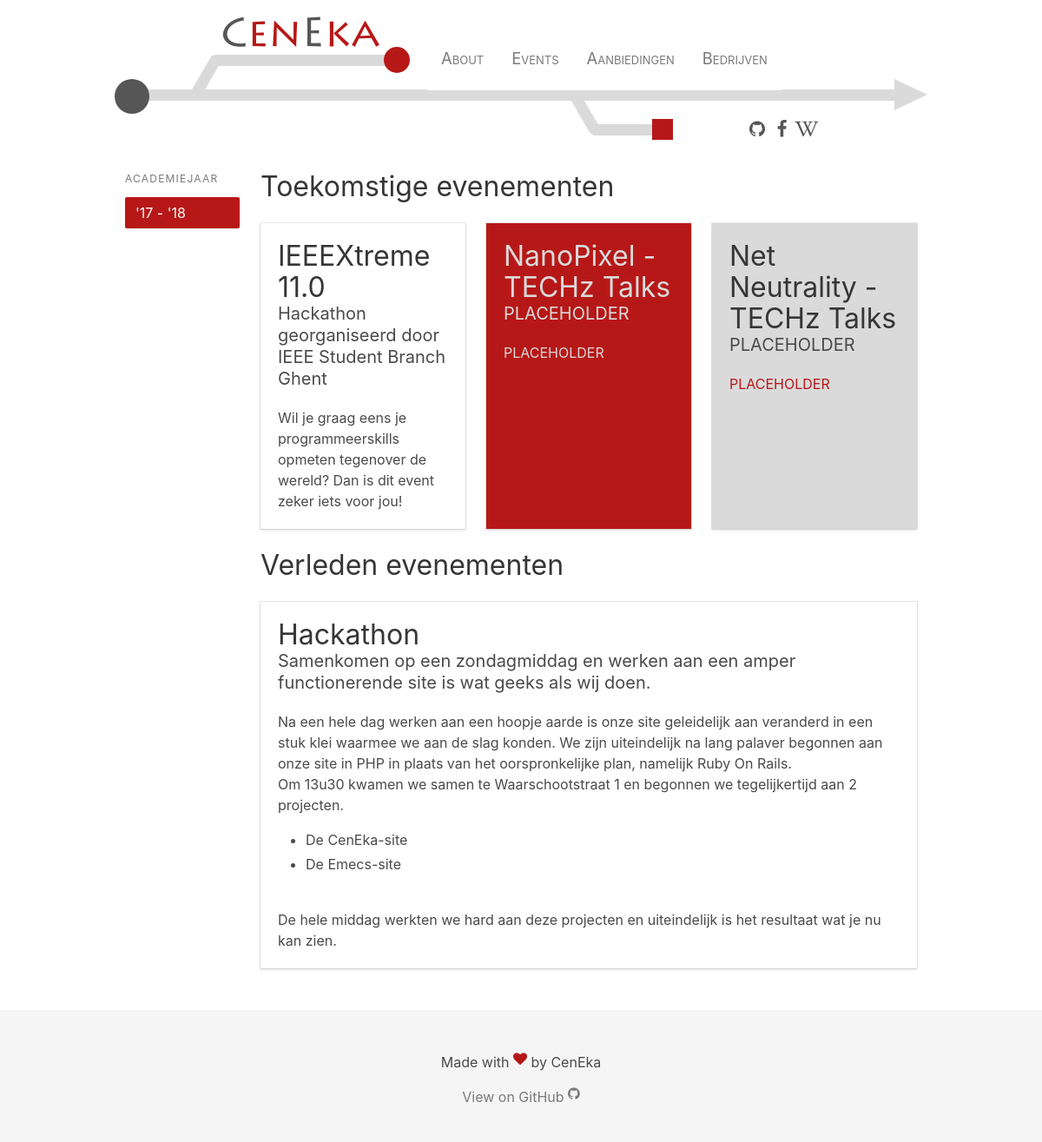
Screenshot of /events/ with the database file from the repository.
### tables this page shows
CREATE TABLE "events" (
	`id`	INTEGER UNIQUE,
	`name`	TEXT,
	`shortName`	TEXT,
	`description`	TEXT,
	`teaser`	TEXT,
	`info`	TEXT,
	`startTime`	TEXT,
	`endTime`	TEXT,
	`images`	TEXT,
	`location`	TEXT,
	`locationUrl`	TEXT,
	`facebookUrl`	TEXT,
	`longDescription`	TEXT,
	PRIMARY KEY(`id`)
);

### index.php (called while the page is built, shortened)
<?php
$path = ltrim($_SERVER['REQUEST_URI'], '/');
$path = rtrim($path, '/');
$elements = explode('/', $path);
if (empty($elements[0])) {
    include 'views/home.php';
} else if (sizeof($elements) == 1) {
    switch (array_shift($elements)) {
        case 'events':
            include 'views/events.php';
            break;
    }
} else if (sizeof($elements) == 2) {
    switch (array_shift($elements)) {
        case 'events':
            go_to_event($elements);
            break;
        default:
            $descriptor = "404 Not Found";
            header('HTTP/1.1 404 Not Found');
            include 'views/404.php';
    }
} else {
    $descriptor = "404 Not Found";
    header('HTTP/1.1 404 Not Found');
    include 'views/404.php';
}
?>

### views/events.php (the view, shortened to what this page needs)
<?php
include_once 'layouts/main/header.php';
?>
<?php
try {
    $db = new PDO('sqlite:.events.sqlite');
    $sql = 'SELECT * FROM events WHERE endTime > :currentTime ORDER BY :orderColumn';
    $statement = $db->prepare($sql);
    $statement->execute(array(':orderColumn' => 'startTime', ':currentTime' => date('Y-m-d H:i:s')));
    $futureEvents = $statement->fetchAll(PDO::FETCH_CLASS, 'Event');
    $sql = 'SELECT * FROM events WHERE endTime <= :currentTime ORDER BY :orderColumn';
    $statement = $db->prepare($sql);
    $statement->execute(array(':orderColumn' => 'startTime', ':currentTime' => date('Y-m-d H:i:s')));
    $pastEvents = $statement->fetchAll(PDO::FETCH_CLASS, 'Event');
} catch (Exception $e) {
    exit(header("Location: /500/"));
}
$classes = ["", " ceneka-red", " ceneka-grey", ""];
?>
<div id="events">
    <div class="columns">
        <div class="column is-2 is-narrow">
            <aside class="menu">
                <p class="menu-label">Academiejaar</p>
                <ul class="menu-list">
                    <li>
                        <a href="" class="is-active">'17 - '18</a>
                    </li>
                </ul>
            </aside>
        </div>
        <div class="column">
            <?php
            if (!empty($futureEvents)) {
            ?>
            <div class="content"><h1>Toekomstige evenementen</h1></div>
            <?php
            }
            for ($i = 0; $i < sizeof($futureEvents); $i++) {
                $event = $futureEvents[$i];
                if ($i % 3 == 0) {
                    ?><div class="tile is-ancestor"><?php
                }
                ?>
                <div class="tile is-parent">
                    <div class="tile is-child box<?php print $classes[$i % 4]; ?>" onclick="location.href='/events/<?php print $event->shortName; ?>'" style="cursor: pointer;">
                        <article class="content">
                            <h1 class="title"><?php print $event->name; ?></h1>
                            <p class="subtitle"><?php print $event->description; ?></p>
                            <p><?php print $event->teaser; ?></p>
                        </article>
                    </div>
                </div>
                <?php
                if ($i % 3 == 2) {
                    ?></div><?php
                }
            }
            if (!empty($pastEvents)) {
            ?>
            <div class="content"><h1>Verleden evenementen</h1></div>
            <?php
            }
            for ($i = 0; $i < sizeof($pastEvents); $i++) {
                $event = $pastEvents[$i];
                if ($i % 3 == 0) {
                    ?><div class="tile is-ancestor"><?php
                }
                ?>
                <div class="tile is-parent">
                    <div class="tile is-child box<?php print $classes[$i % 4]; ?>" onclick="location.href='/events/<?php print $event->shortName; ?>'" style="cursor: pointer;">
                        <article class="content">
                            <h1 class="title"><?php print $event->name; ?></h1>
                            <p class="subtitle"><?php print $event->description; ?></p>
                            <p><?php print $event->teaser; ?></p>
                        </article>
                    </div>
                </div>
                    ?></div><?php
            }
            if (sizeof($pastEvents) % 3 != 0) {
                print "</div>";
            }
            ?>
        </div>
    </div>
</div>
<?php include_once 'layouts/main/footer.php' ?>

### assets/stylesheets/main.css (style rules this page uses)
body.site { overflow-x:hidden; display:-webkit-box; display:-ms-flexbox; display:flex; min-height:100vh; -webkit-box-orient:vertical; -webkit-box-direction:normal; -ms-flex-direction:column; flex-direction:column; }

### rows the page displays
events: name "IEEEXtreme 11.0", description "Hackathon georganiseerd door IEEE Student Branch Ghent", teaser "Wil je graag eens je programmeerskills opmeten tegenover de wereld? Dan is dit event zeker iets voor jou!"
events: name "NanoPixel - TECHz Talks", description "PLACEHOLDER", teaser "PLACEHOLDER"
events: name "Net Neutrality - TECHz Talks", description "PLACEHOLDER", teaser "PLACEHOLDER"
events: name "Hackathon", description "Samenkomen op een zondagmiddag en werken aan een amper functionerende site is wat geeks als wij doen.", teaser "Na een hele dag werken aan een hoopje aarde is onze site geleidelijk aan veranderd in een stuk klei waarmee we aan de slag konden. We zijn uiteindelijk na lang palaver begonnen aan onze site in PHP in plaats van het oorspronkelijke plan, namelijk Ruby On Rails. Om 13u30 kwamen we samen te Waarschootstraat 1 en begonnen we tegelijkertijd aan 2 projecten. De CenEka-site De Emecs-site De hele middag werkten we hard aan deze projecten en uiteindelijk is het resultaat wat je nu kan zien."
